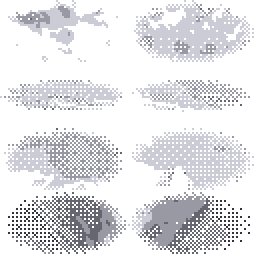
#> input picture assets/sky/nubes.png, 128 x 128 px (shown 2 times larger)
$ python nubes.py guia assets/sky/nubes_guia.png '(x4,' con 'nombres)'
#> lines starting #> are read from the running program, lines starting #| are printed output that depends on the picture
#!/usr/bin/env python3
"""Atlas de nubes de ESTEPA: recortes de cielo de fotografias de referencia, pixelados.

Uso:
  python3 tools/assets/nubes.py generar --fotos CARPETA [--forzar]   escribe assets/sky/nubes.png
  python3 tools/assets/nubes.py guia                                  assets/sky/nubes_guia.png (x4, con nombres)

El atlas es de 128x128 (potencia de 2: OpenGL ES 2), con 8 celdas de 64x32 en 2 columnas:
  fila 0: cumulos (buen tiempo)   fila 1: estratos (nubes altas y finas)
  fila 2: cielo cubierto          fila 3: nubarrones de tormenta
Cada celda sale de un recorte de cielo de una foto. Se reduce a 64x32 (pixeles nitidos), se
pasa a una paleta corta de grises azulados (el juego la tiñe con la luz del dia) y la forma se
recorta con transparencia binaria y tramado ordenado, como las texturas del suelo.

Las fotos no se guardan en el repo, solo el atlas. FUENTES dice de que foto (el comienzo del
nombre del archivo) y que recorte (x, y, ancho, alto en fraccion de la foto) sale cada celda.
"""
import glob
import math
import os
import sys

from PIL import Image, ImageDraw

ROOT = os.path.abspath(os.path.join(os.path.dirname(__file__), "..", ".."))
OUT = os.path.join(ROOT, "assets", "sky", "nubes.png")
GUIDE = os.path.join(ROOT, "assets", "sky", "nubes_guia.png")
TW, TH = 64, 32

# (nombre, foto, recorte en fracciones, modo): "cielo_azul" separa la nube del azul por lo
# blanca; "cubierto" toma la forma de una elipse rota por la luz de la propia foto.
FUENTES = [
    ("cumulo_a", "94780071", (0.02, 0.00, 0.40, 0.20), "cielo_azul"),
    ("cumulo_b", "94780071", (0.50, 0.02, 0.40, 0.20), "cielo_azul"),
    ("estrato_a", "5f45a47d", (0.00, 0.08, 0.55, 0.22), "estrato"),
    ("estrato_b", "5f45a47d", (0.45, 0.06, 0.55, 0.22), "estrato"),
    ("cubierto_a", "5106c242", (0.00, 0.00, 0.50, 0.22), "cubierto"),
    ("cubierto_b", "5106c242", (0.50, 0.00, 0.50, 0.22), "cubierto"),
    ("tormenta_a", "c4835e2a", (0.00, 0.00, 0.45, 0.22), "cubierto"),
    ("tormenta_b", "c4835e2a", (0.55, 0.00, 0.45, 0.22), "cubierto"),
]

BAYER = [[0, 8, 2, 10], [12, 4, 14, 6], [3, 11, 1, 9], [15, 7, 13, 5]]
LEVELS = 6  # grises de la paleta


# [71 lines left out: functions find_photo, tile, build, generar, not called in this run]


def guia():
    atlas = Image.open(OUT).convert("RGBA")
#> atlas is the input picture: PIL image 128x128 RGBA; mean R, G, B, A 75.5, 75.5, 78.8, 103.3
    big = atlas.resize((atlas.width * 4, atlas.height * 4), Image.NEAREST)
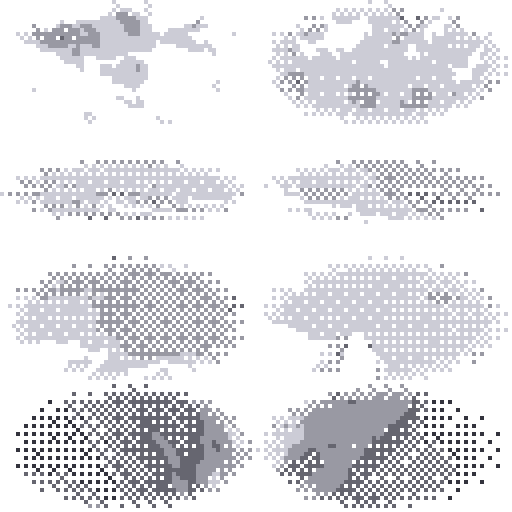
#> big: PIL image 512x512 RGBA; mean R, G, B, A 75.5, 75.5, 78.8, 103.3; transparent parts drawn white
    out = Image.new("RGB", big.size, (60, 96, 140))
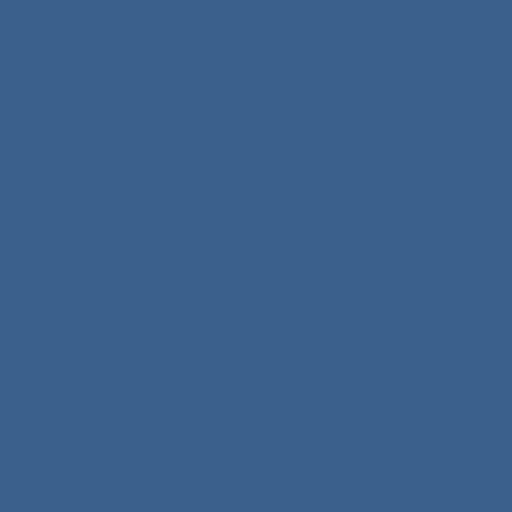
#> out: PIL image 512x512 RGB; mean R, G, B 60, 96, 140
    out.paste(big, (0, 0), big)
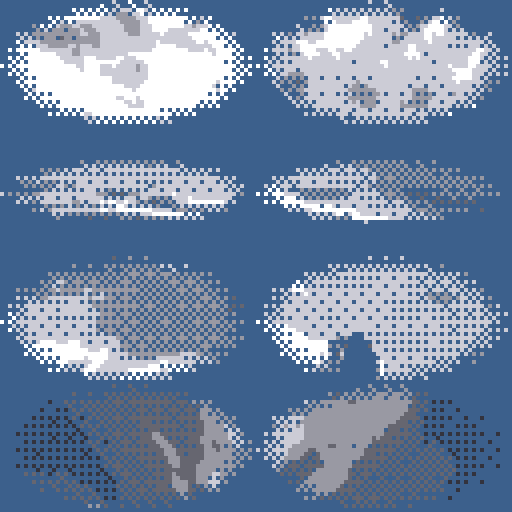
#> out: PIL image 512x512 RGB; mean R, G, B 111.2, 132.6, 162.1
    d = ImageDraw.Draw(out)
    for i, (name, *_rest) in enumerate(FUENTES):
        d.text(((i % 2) * TW * 4 + 4, (i // 2) * TH * 4 + 2), f"{i} {name}", fill=(255, 230, 150))
    out.save(GUIDE)
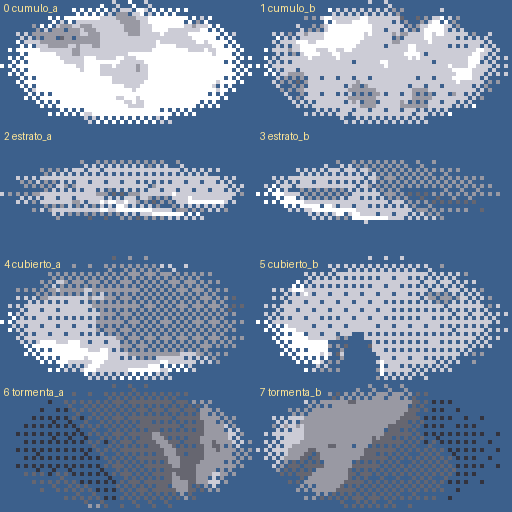
#> saved as nubes_guia.png: PIL image 512x512 RGB; mean R, G, B 111.9, 133.1, 162.1
    print(f"Escrito {GUIDE}")


def main():
    args = sys.argv[1:]
    if not args or args[0] not in ("generar", "guia"):
        print(__doc__)
        return 1
    if args[0] == "generar":
        if "--fotos" not in args:
            print("Falta --fotos CARPETA")
            return 1
        generar(args[args.index("--fotos") + 1], "--forzar" in args)
    else:
        guia()
    return 0


if __name__ == "__main__":
    sys.exit(main())
#> (the program exits here)
